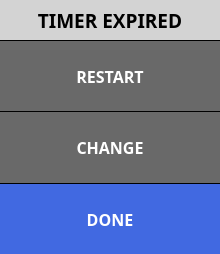
<?xml version="1.0" encoding="UTF-8"?>
<ui version="4.0">
 <class>TimerDialog</class>
 <widget class="QDialog" name="TimerDialog">
  <property name="geometry">
   <rect>
    <x>0</x>
    <y>0</y>
    <width>220</width>
    <height>254</height>
   </rect>
  </property>
  <property name="sizePolicy">
   <sizepolicy hsizetype="Fixed" vsizetype="Fixed">
    <horstretch>0</horstretch>
    <verstretch>0</verstretch>
   </sizepolicy>
  </property>
  <property name="palette">
   <palette>
    <active>
     <colorrole role="Base">
      <brush brushstyle="SolidPattern">
       <color alpha="255">
        <red>255</red>
        <green>255</green>
        <blue>255</blue>
       </color>
      </brush>
     </colorrole>
     <colorrole role="Window">
      <brush brushstyle="SolidPattern">
       <color alpha="255">
        <red>0</red>
        <green>0</green>
        <blue>0</blue>
       </color>
      </brush>
     </colorrole>
    </active>
    <inactive>
     <colorrole role="Base">
      <brush brushstyle="SolidPattern">
       <color alpha="255">
        <red>255</red>
        <green>255</green>
        <blue>255</blue>
       </color>
      </brush>
     </colorrole>
     <colorrole role="Window">
      <brush brushstyle="SolidPattern">
       <color alpha="255">
        <red>0</red>
        <green>0</green>
        <blue>0</blue>
       </color>
      </brush>
     </colorrole>
    </inactive>
    <disabled>
     <colorrole role="Base">
      <brush brushstyle="SolidPattern">
       <color alpha="255">
        <red>0</red>
        <green>0</green>
        <blue>0</blue>
       </color>
      </brush>
     </colorrole>
     <colorrole role="Window">
      <brush brushstyle="SolidPattern">
       <color alpha="255">
        <red>0</red>
        <green>0</green>
        <blue>0</blue>
       </color>
      </brush>
     </colorrole>
    </disabled>
   </palette>
  </property>
  <property name="font">
   <font>
    <family>Droid Sans</family>
    <pointsize>12</pointsize>
    <weight>75</weight>
    <bold>true</bold>
   </font>
  </property>
  <property name="windowTitle">
   <string>TIMER</string>
  </property>
  <property name="styleSheet">
   <string notr="true">QPushButton
{
	border: none;
	background-color: DimGray;
	color: white;
	margin: 0px;
}
QPushButton::pressed
{
	border: none;
	background-color: LightGray;
	color: black;
	margin: 0px;
}
</string>
  </property>
  <layout class="QVBoxLayout" name="verticalLayout">
   <property name="spacing">
    <number>1</number>
   </property>
   <property name="leftMargin">
    <number>0</number>
   </property>
   <property name="topMargin">
    <number>0</number>
   </property>
   <property name="rightMargin">
    <number>0</number>
   </property>
   <property name="bottomMargin">
    <number>0</number>
   </property>
   <item>
    <widget class="QLabel" name="m_pTitleLabel">
     <property name="sizePolicy">
      <sizepolicy hsizetype="MinimumExpanding" vsizetype="MinimumExpanding">
       <horstretch>0</horstretch>
       <verstretch>0</verstretch>
      </sizepolicy>
     </property>
     <property name="minimumSize">
      <size>
       <width>0</width>
       <height>40</height>
      </size>
     </property>
     <property name="maximumSize">
      <size>
       <width>16777215</width>
       <height>40</height>
      </size>
     </property>
     <property name="font">
      <font>
       <family>Droid Sans</family>
       <pointsize>14</pointsize>
       <weight>75</weight>
       <bold>true</bold>
      </font>
     </property>
     <property name="autoFillBackground">
      <bool>false</bool>
     </property>
     <property name="styleSheet">
      <string notr="true">QLabel { background-color: LightGray; color: black; }</string>
     </property>
     <property name="frameShape">
      <enum>QFrame::NoFrame</enum>
     </property>
     <property name="text">
      <string>TIMER EXPIRED</string>
     </property>
     <property name="alignment">
      <set>Qt::AlignCenter</set>
     </property>
     <property name="margin">
      <number>10</number>
     </property>
    </widget>
   </item>
   <item>
    <widget class="QPushButton" name="m_pRestartButton">
     <property name="sizePolicy">
      <sizepolicy hsizetype="MinimumExpanding" vsizetype="MinimumExpanding">
       <horstretch>0</horstretch>
       <verstretch>0</verstretch>
      </sizepolicy>
     </property>
     <property name="font">
      <font>
       <family>Droid Sans</family>
       <pointsize>12</pointsize>
       <weight>75</weight>
       <bold>true</bold>
      </font>
     </property>
     <property name="autoFillBackground">
      <bool>false</bool>
     </property>
     <property name="text">
      <string>RESTART</string>
     </property>
     <property name="autoDefault">
      <bool>false</bool>
     </property>
    </widget>
   </item>
   <item>
    <widget class="QPushButton" name="m_pChangeButton">
     <property name="sizePolicy">
      <sizepolicy hsizetype="MinimumExpanding" vsizetype="MinimumExpanding">
       <horstretch>0</horstretch>
       <verstretch>0</verstretch>
      </sizepolicy>
     </property>
     <property name="font">
      <font>
       <family>Droid Sans</family>
       <pointsize>12</pointsize>
       <weight>75</weight>
       <bold>true</bold>
      </font>
     </property>
     <property name="autoFillBackground">
      <bool>false</bool>
     </property>
     <property name="text">
      <string>CHANGE</string>
     </property>
     <property name="icon">
      <iconset>
       <normaloff>:/icons/resources/Timer.png</normaloff>:/icons/resources/Timer.png</iconset>
     </property>
     <property name="autoDefault">
      <bool>false</bool>
     </property>
    </widget>
   </item>
   <item>
    <widget class="QPushButton" name="m_pDoneButton">
     <property name="sizePolicy">
      <sizepolicy hsizetype="MinimumExpanding" vsizetype="MinimumExpanding">
       <horstretch>0</horstretch>
       <verstretch>0</verstretch>
      </sizepolicy>
     </property>
     <property name="font">
      <font>
       <family>Droid Sans</family>
       <pointsize>12</pointsize>
       <weight>75</weight>
       <bold>true</bold>
      </font>
     </property>
     <property name="autoFillBackground">
      <bool>false</bool>
     </property>
     <property name="styleSheet">
      <string notr="true">QPushButton
{
	border: none;
	background-color: RoyalBlue;
	color: white;
}
QPushButton::pressed
{
	border: none;
	background-color: CornflowerBlue;
	color: black;
}
</string>
     </property>
     <property name="text">
      <string>DONE</string>
     </property>
     <property name="autoDefault">
      <bool>false</bool>
     </property>
    </widget>
   </item>
  </layout>
 </widget>
 <resources>
  <include location="../AHRSResources.qrc"/>
 </resources>
 <connections>
  <connection>
   <sender>m_pDoneButton</sender>
   <signal>clicked()</signal>
   <receiver>TimerDialog</receiver>
   <slot>reject()</slot>
   <hints>
    <hint type="sourcelabel">
     <x>110</x>
     <y>158</y>
    </hint>
    <hint type="destinationlabel">
     <x>118</x>
     <y>206</y>
    </hint>
   </hints>
  </connection>
 </connections>
</ui>
